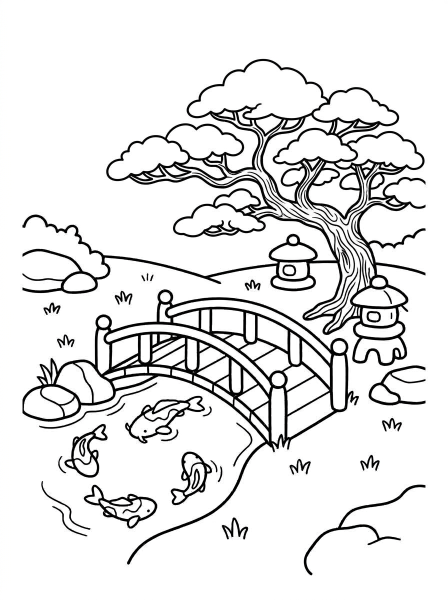
#> input picture assets/colouring/_source/japanese_garden.jpg, 896 x 1200 px, found by its file name (shown at 1/2 size)
$ python trace_colouring_page.py assets/colouring/_source/japanese_garden.jpg japanese_garden
#> lines starting #> are read from the running program, lines starting #| are printed output that depends on the picture; after the words box and inside, x2 and y2 are one past the last pixel; in counts of white or black regions, pixels touching at a corner belong together
# Turns a black-and-white colouring page (a PNG or JPG) into a scene the app
# can fill: every space a closed shape with its own id, plus the picture's
# own lines as one layer drawn on top.
#
# Run:
#   python3 tool/trace_colouring_page.py assets/colouring/_source/japanese_garden.jpg japanese_garden
#
# Writes assets/colouring/<name>.svg, and a preview with every space in a
# random colour to /tmp/<name>_preview.png, for checking by eye.
#
# How it works:
#
# | Step | Why |
# | --- | --- |
# | Enlarge 3x, then split every dot into line or paper | Smooth edges from a small source |
# | Crop to the drawing, and stretch any line that ends near the edge out to it | An artist's lines stop a little short of the edge, and each gap would join the spaces either side. A band round the whole page was tried first and cut the sky into blocks |
# | Join each loose line end to a different line close by, and draw the join | A pond bank that stops a hair short of the bridge post would make pond and grass one space |
# | Thicken the lines a little, for finding spaces only | Seals hairline gaps so one tap does not fill two spaces |
# | Each closed white area is a space | The thing a tap fills |
# | Spaces too small for a pen are joined to their biggest neighbour | A speck of paper in a coloured area looks like a mistake |
# | Every line dot goes to its nearest space | The fill tucks under the lines, so no white rim shows between colour and line |
# | The original lines become one layer, drawn last | The page keeps the artist's own thick and thin lines |
#
# Needs: opencv-python, numpy, scipy, scikit-image.

import os
import random
import sys

import cv2
import numpy as np
from scipy import ndimage
from skimage.morphology import skeletonize

SCALE = 3
THRESHOLD = 150        # darker than this is line
GAP_SEAL = 2           # dots the lines grow by when finding spaces
EDGE_REACH = 40        # source dots: a line ending this near the edge is stretched to it
REACH = 5              # source dots: a loose line end this close to another line is joined to it
MIN_SPACE = 22         # in page units: narrower spaces are joined to a neighbour
SIMPLIFY = 0.8         # dots a traced edge may move when it is tidied
PAGE_WIDTH = 900       # the page's width in scene units


def main(source, name):
#> called with name = 'japanese_garden'
    grey = cv2.imread(source, cv2.IMREAD_GRAYSCALE)
    if grey is None:
        sys.exit(f'cannot read {source}')

    grey = cv2.resize(grey, None, fx=SCALE, fy=SCALE,
                      interpolation=cv2.INTER_CUBIC)
#> grey: shape (3600, 2688)
    lines = grey < THRESHOLD
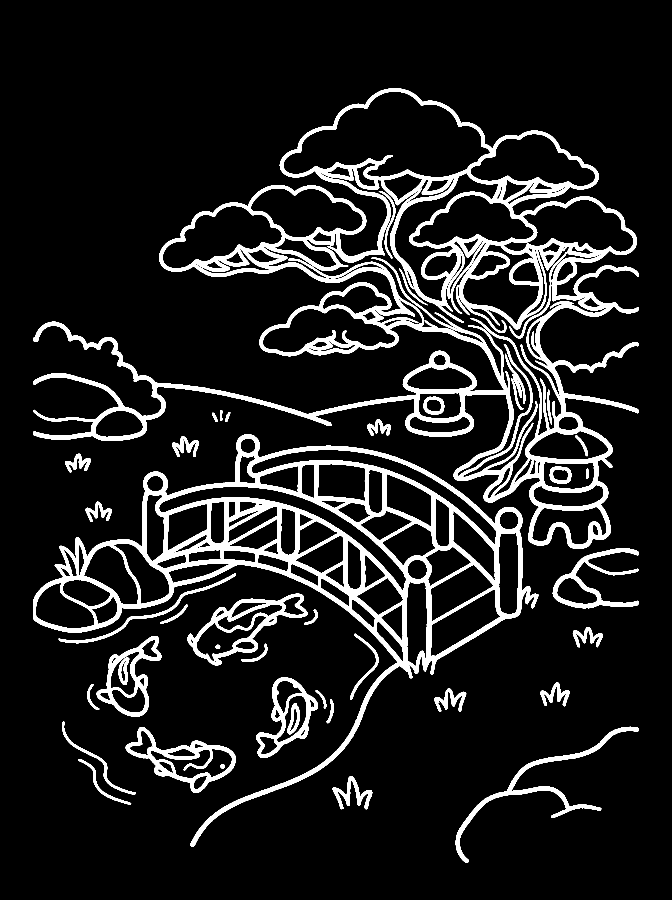
#> lines: shape (3600, 2688) bool (shown at 1/4 size); 10.6% white; 46 white regions, largest, box (x1, y1, x2, y2) and area: (135, 353, 2554, 2196) 497613, (135, 1736, 2154, 3388) 318800, (750, 2375, 1230, 2661) 26152

    # Crop to the drawing, with a little air.
    ys, xs = np.nonzero(lines)
    pad = 0
    top, bottom = max(ys.min() - pad, 0), min(ys.max() + pad, lines.shape[0])
#> top = 353; bottom = 3451
    left, right = max(xs.min() - pad, 0), min(xs.max() + pad, lines.shape[1])
#> left = 135; right = 2553
    lines = lines[top:bottom, left:right]
#> lines: shape (3098, 2418) bool; 13.7% white; 46 white regions, largest, box (x1, y1, x2, y2) and area: (0, 0, 2418, 1843) 497611, (0, 1383, 2019, 3035) 318800, (615, 2022, 1095, 2308) 26152
    h, w = lines.shape
    units = PAGE_WIDTH / w  # scene units per dot

    joins = join_loose_ends(lines)
#> in join_loose_ends, `ends = np.argwhere(skeleton & (neighbours == 1))`: ends = 190 pairs, first value 74 to 3090, second value 1 to 2416
#> in join_loose_ends, `thickness = max(2, int(np.median( ndimage.distance_transform_edt(lines..`: thickness = 14
#> the loop in join_loose_ends, `for y, x in ends:` made 190 passes
#> (y, x, ey, ex, gap, cy in heads_toward, cx in heads_toward, dy in heads_toward) on pass 39: (877, 2416, 877, 2417, 1, 886.4, 2405.1, -9.43)
#> after the loop in join_loose_ends, `for y, x in ends:`:
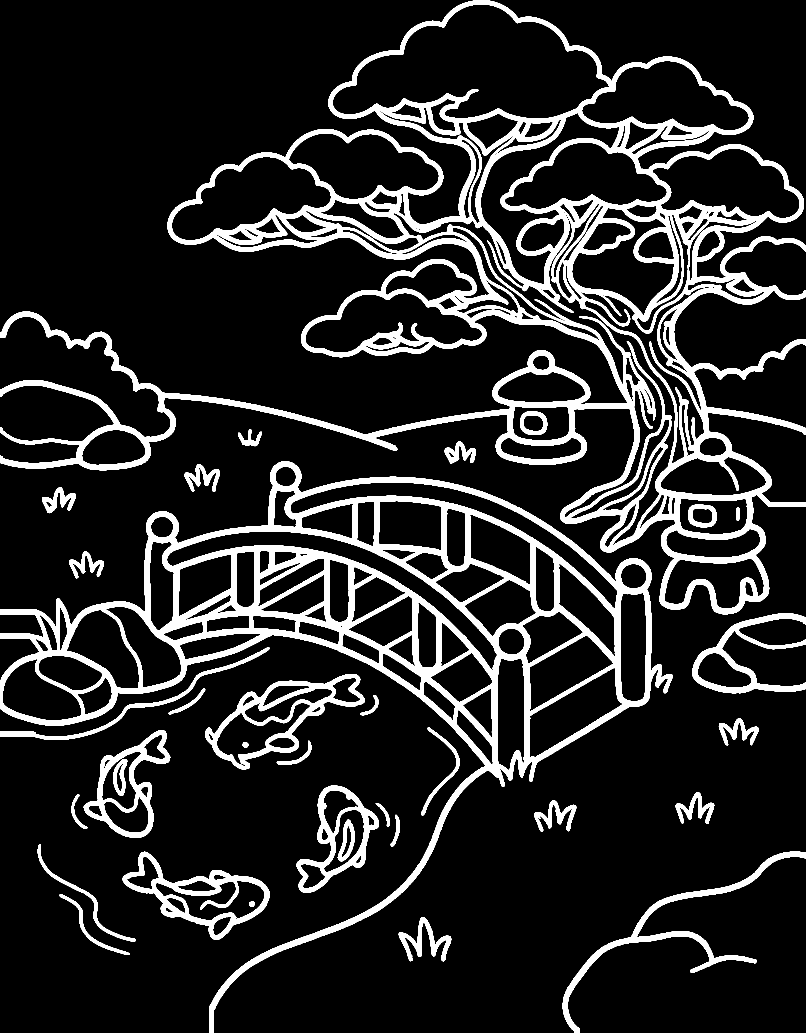
#> lines: shape (3098, 2418) bool (shown at 1/3 size); 13.9% white; 34 white regions, largest, box (x1, y1, x2, y2) and area: (0, 0, 2418, 1843) 521644, (0, 1383, 2019, 3098) 322655, (615, 2022, 1095, 2308) 26152
    print(f'joined {joins} loose line end(s)')
#| joined 67 loose line end(s)

    # Spaces: white areas once the lines are thickened and the page framed.
    sealed = cv2.dilate(lines.astype(np.uint8),
                        np.ones((2 * GAP_SEAL + 1,) * 2, np.uint8)) > 0
#> sealed: shape (3098, 2418) bool; 18.7% white; 33 white regions, largest, box (x1, y1, x2, y2) and area: (0, 0, 2418, 1845) 710508, (0, 1381, 2021, 3098) 416690, (613, 2020, 1097, 2310) 36066
    # The page's own edge closes every space that reaches it.
    sealed[0, :] = sealed[-1, :] = sealed[:, 0] = sealed[:, -1] = True
#> sealed: shape (3098, 2418) bool; 18.8% white; 29 white regions, largest, box (x1, y1, x2, y2) and area: (0, 0, 2418, 3098) 1205564, (613, 2020, 1097, 2310) 36066, (366, 2553, 811, 2821) 32935
    labels, count = ndimage.label(~sealed)
#> labels: shape (3098, 2418) int32; 430 distinct labels, from 0 to 429

    # Join spaces too small to colour into their biggest neighbour.
    min_dots = (MIN_SPACE / units) ** 2
    sizes = ndimage.sum(np.ones_like(labels), labels, range(count + 1))
    for small in [i for i in range(1, count + 1) if sizes[i] < min_dots]:
        mask = labels == small
        ring = cv2.dilate(mask.astype(np.uint8), np.ones((9, 9), np.uint8)) > 0
        around = labels[ring & ~mask]
        around = around[(around > 0) & (sizes[around] >= min_dots)]
        labels[mask] = np.bincount(around).argmax() if around.size else 0
#> this loop made 332 passes
#> small on passes 1 to 3: 5, 6, 7
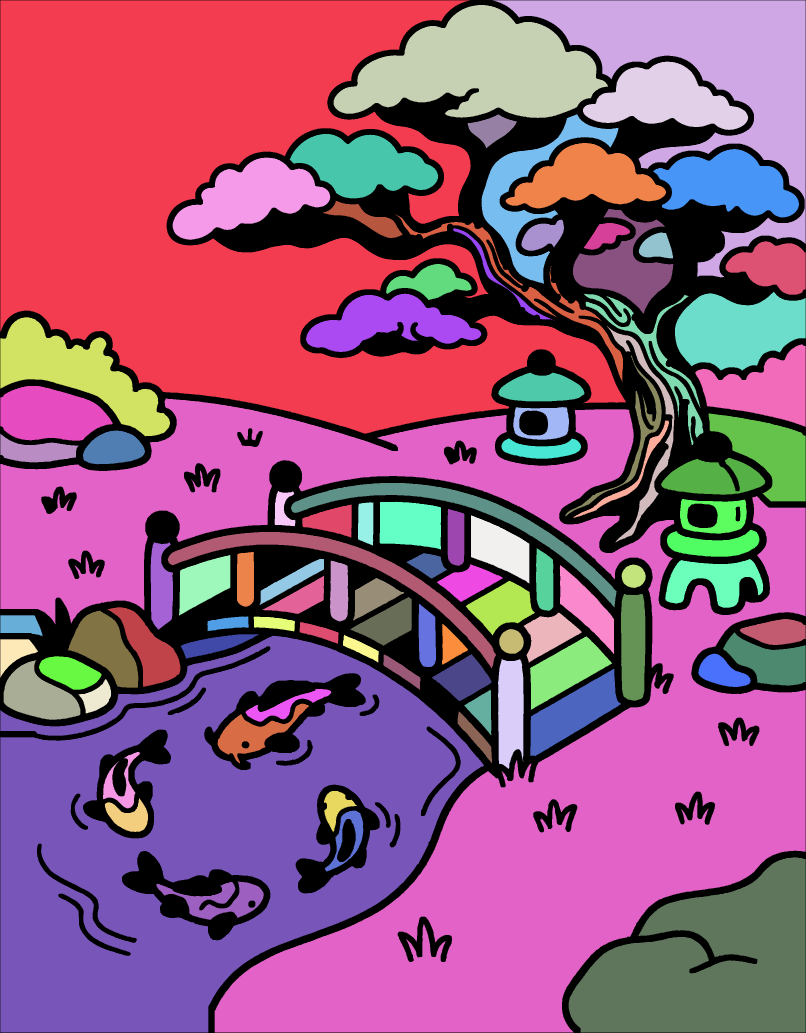
#> labels: shape (3098, 2418) int32 (shown at 1/3 size); 98 distinct labels, from 0 to 424; one colour per label, 0 black

    # Every dot not in a space -- lines, seals, orphans -- goes to its
    # nearest space.
    _, (iy, ix) = ndimage.distance_transform_edt(labels == 0,
                                                 return_indices=True)
#> iy: shape (3098, 2418) int32; 3096 distinct labels, from 1 to 3096
    labels = labels[iy, ix]
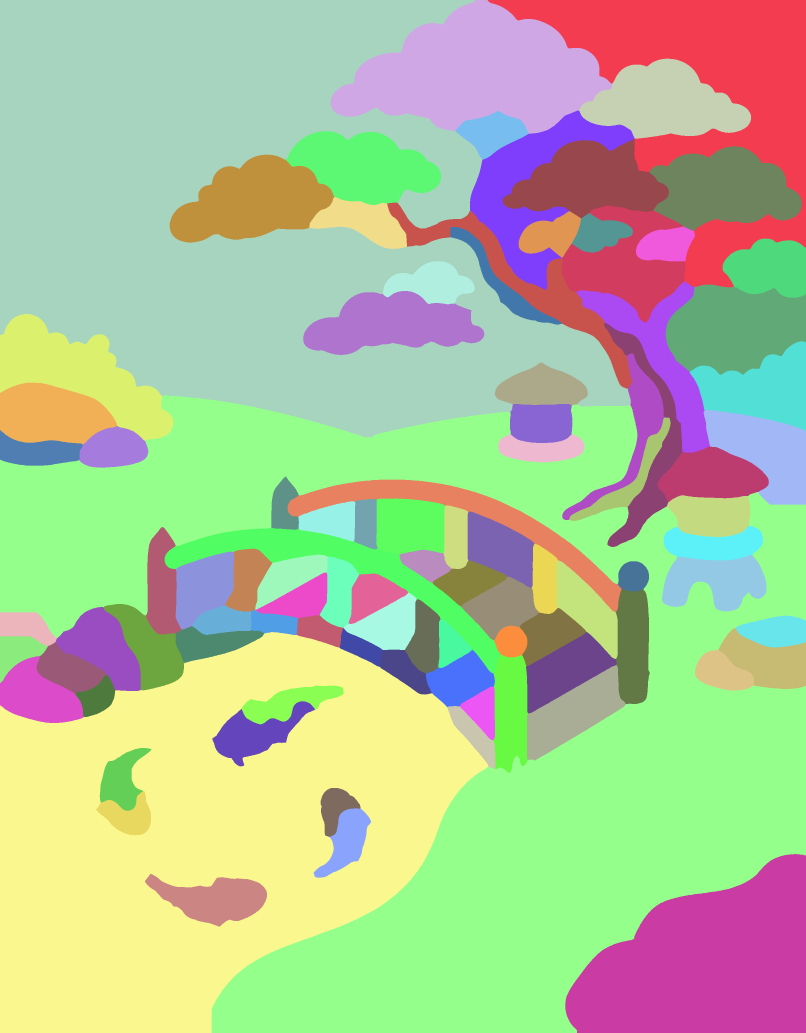
#> labels: shape (3098, 2418) int32 (shown at 1/3 size); 97 distinct labels, from 1 to 424; one colour per label, 0 black

    kept = [i for i in np.unique(labels) if i > 0]
    # Painted biggest first: the order does not matter for spaces that do not
    # overlap, but it keeps the file readable -- the sky comes first.
    kept.sort(key=lambda i: -int((labels == i).sum()))

    paths = []
    for n, i in enumerate(kept, 1):
        d = trace((labels == i).astype(np.uint8), units)
        if d:
            paths.append((f'space-{n}', d))
#> this loop made 97 passes
#> i on passes 1 to 8: 280, 1, 371, 2, 420, 3, 245, 223

    line_d = trace(lines.astype(np.uint8), units)

    vw, vh = PAGE_WIDTH, round(h * units, 1)
    out = os.path.join(os.path.dirname(os.path.abspath(__file__)), '..',
                       'assets', 'colouring', f'{name}.svg')
    with open(out, 'w') as f:
        f.write(f'<svg xmlns="http://www.w3.org/2000/svg" viewBox="0 0 {vw} {vh}" '
                f'fill-rule="evenodd">\n')
        for pid, d in paths:
            f.write(f'  <path id="{pid}" fill="none" stroke="#999" d="{d}"/>\n')
#> this loop made 97 passes
        f.write(f'  <path id="lines" class="lines" fill="#2E2A26" d="{line_d}"/>\n')
        f.write('</svg>\n')

    preview(labels, kept, lines, f'/tmp/{name}_preview.png')
    print(f'{out}: {len(paths)} spaces, page {vw} x {vh}')


def join_loose_ends(lines):
    # A loose end is a point on the line's centre with one neighbour. It is
    # joined to the nearest line dot within REACH that belongs to a different
    # stroke *locally* -- so a grass tuft's blades, which meet at their base,
    # are left alone, and a bank that stops short of a post is closed.
    reach = REACH * SCALE
    skeleton = skeletonize(lines)
    neighbours = cv2.filter2D(skeleton.astype(np.uint8), -1,
                              np.ones((3, 3), np.float32)) - skeleton
    ends = np.argwhere(skeleton & (neighbours == 1))

    # How thick a line is, so a join looks like the lines around it.
    thickness = max(2, int(np.median(
        ndimage.distance_transform_edt(lines)[skeleton]) * 2))

    joins = 0
    h, w = lines.shape
    edge_reach = EDGE_REACH * SCALE
    for y, x in ends:
        # Near the edge: stretch straight out to it.
        gaps = {(0, x): y, (h - 1, x): h - 1 - y, (y, 0): x, (y, w - 1): w - 1 - x}
        (ey, ex), gap = min(gaps.items(), key=lambda kv: kv[1])
        if gap <= edge_reach and heads_toward(skeleton, y, x, ey, ex):
            cv2.line(lines.view(np.uint8), (int(x), int(y)), (int(ex), int(ey)),
                     1, thickness)
            joins += 1
            continue

        y0, y1 = max(y - reach, 0), min(y + reach + 1, h)
        x0, x1 = max(x - reach, 0), min(x + reach + 1, w)
        window = lines[y0:y1, x0:x1]
        local, _ = ndimage.label(window)
        own = local[y - y0, x - x0]
        if own == 0:
            continue
        others = np.argwhere((local > 0) & (local != own))
        if others.size == 0:
            continue
        d = np.hypot(others[:, 0] - (y - y0), others[:, 1] - (x - x0))
        if d.min() > reach:
            continue
        ty, tx = others[d.argmin()]
        cv2.line(lines.view(np.uint8), (int(x), int(y)),
                 (int(tx + x0), int(ty + y0)), 1, thickness)
        joins += 1
    return joins


def heads_toward(skeleton, y, x, ty, tx):
    # Whether the stroke ending at (y, x) is travelling toward (ty, tx). A
    # bump on a closed outline near the edge also looks like a loose end,
    # and stretching it would draw a line nobody drew.
    r = 8 * SCALE
    patch = np.argwhere(skeleton[max(y - r, 0):y + r + 1,
                                 max(x - r, 0):x + r + 1])
    if len(patch) < 3:
        return False
    cy = patch[:, 0].mean() + max(y - r, 0)
    cx = patch[:, 1].mean() + max(x - r, 0)
    dy, dx = y - cy, x - cx
    wy, wx = ty - y, tx - x
    norm = np.hypot(dy, dx) * np.hypot(wy, wx)
    return norm > 0 and (dy * wy + dx * wx) / norm > 0.6


def trace(mask, units):
    contours, _ = cv2.findContours(mask, cv2.RETR_CCOMP,
                                   cv2.CHAIN_APPROX_NONE)
    parts = []
    for c in contours:
        c = cv2.approxPolyDP(c, SIMPLIFY, True)
        if len(c) < 3:
            continue
        pts = [f'{p[0][0] * units:.1f},{p[0][1] * units:.1f}' for p in c]
        parts.append('M' + ' L'.join(pts) + ' Z')
    return ' '.join(parts)


def preview(labels, kept, lines, path):
#> called with path = '/tmp/japanese_garden_preview.png'
    random.seed(1)
    image = np.full(labels.shape + (3,), 255, np.uint8)
#> image: shape (3098, 2418, 3); every value is 255
    for i in kept:
        image[labels == i] = [random.randint(90, 250) for _ in range(3)]
#> this loop made 97 passes
    image[lines] = (38, 42, 46)
    cv2.imwrite(path, cv2.resize(image, None, fx=1 / SCALE, fy=1 / SCALE,
                                 interpolation=cv2.INTER_AREA))
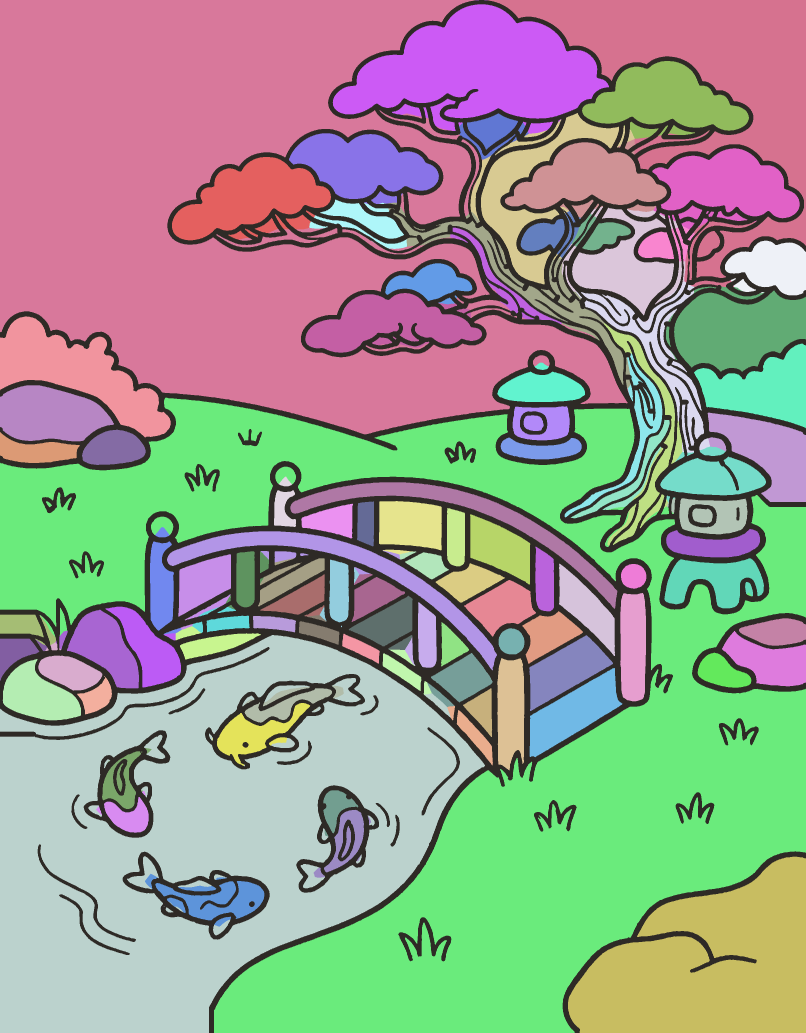
#> saved as japanese_garden_preview.png: shape (1033, 806, 3); mean B, G, R 144.2, 157, 154.7


if __name__ == '__main__':
    main(sys.argv[1], sys.argv[2])
#| tool/../assets/colouring/japanese_garden.svg: 97 spaces, page 900 x 1153.1

$ run again, with assets/colouring/_source/balloons.jpg copied over assets/colouring/_source/japanese_garden.jpg
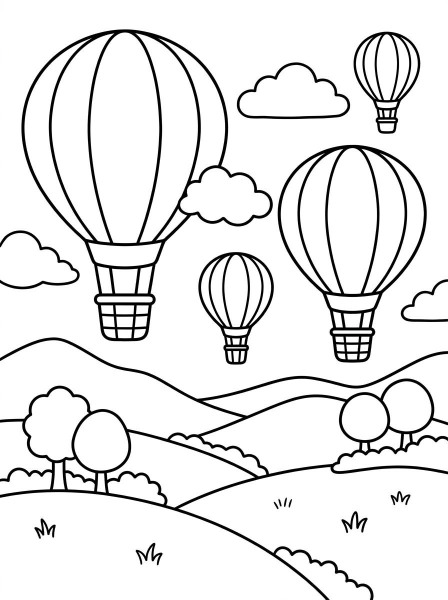
#> input picture assets/colouring/_source/balloons.jpg, 896 x 1200 px, found by its file name (shown at 1/2 size)
#> in main, `lines = grey < THRESHOLD`:
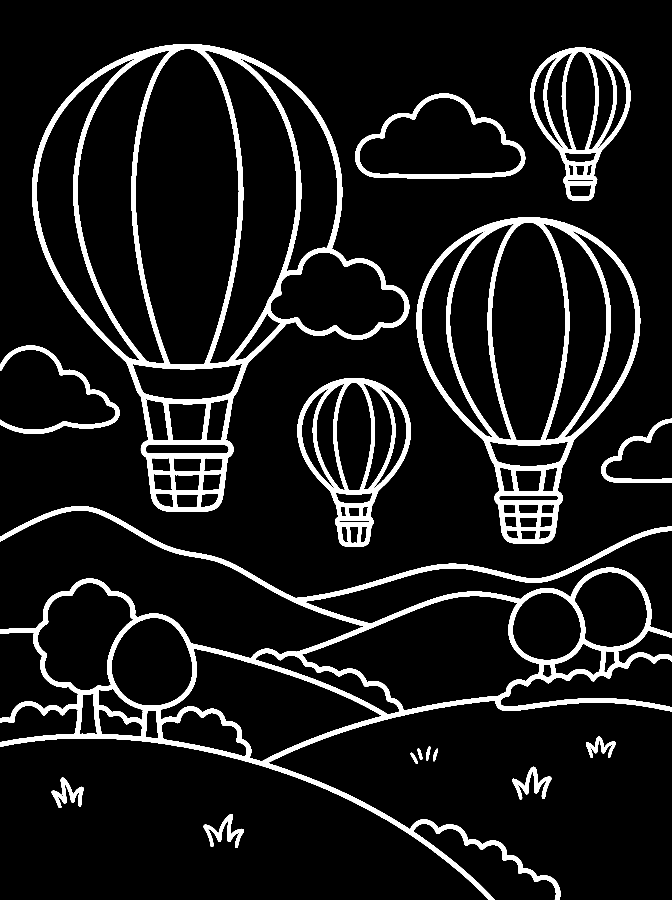
#> lines: shape (3600, 2688) bool (shown at 1/4 size); 9.4% white; 16 white regions, largest, box (x1, y1, x2, y2) and area: (0, 2024, 2688, 3600) 302078, (128, 176, 1637, 2048) 251777, (1666, 869, 2561, 2176) 158171
#> top = 176; bottom = 3599
#> left = 0; right = 2687
#> skeleton: shape (3423, 2687) bool; 0.55% white in thin lines or dots
#> ends = 57 pairs, first value 296 to 3422, second value 0 to 2685
#> thickness = 17
#> the loop in join_loose_ends, `for y, x in ends:` made 57 passes
#> (y, x, ey, ex, gap, cy in heads_toward, cx in heads_toward, dy in heads_toward) on passes 4, 6, 7, 8, 9, 10, 15, 18: (1500, 2685, 1500, 2686, 1, 1507, 2673.3, -7), (1744, 2680, 1744, 2686, 6, 1745.6, 2668, -1.6), (1931, 2685, 1931, 2686, 1, 1937.8, 2673, -6.8), (1987, 1, 1987, 0, 1, 1975.2, 11.55, 11.76), (2351, 6, 2351, 0, 6, 2348.8, 18, 2.24), (2371, 2684, 2371, 2686, 2, 2362.4, 2672.7, 8.56), (2667, 2685, 2667, 2686, 1, 2659.2, 2673.4, 7.77), (2708, 3, 2708, 0, 3, 2703.2, 14.58, 4.85)
#> after the loop in join_loose_ends, `for y, x in ends:`: joins = 10
#| joined 10 loose line end(s)
#> count = 121
#> sizes = 122 values, max 2461497 at index 1, min 1 at index 3, mean 75390.2
#> the loop in main, `for small in [i for i in range(1, count + 1) if sizes[i] < min_dots]:` made 65 passes
#> small on passes 14, 15, 16, 17, 18, 19, 29, 30: 26, 27, 28, 29, 30, 31, 61, 63
#> iy: shape (3423, 2687) int32; 3421 distinct labels, from 1 to 3421
#> kept = 56 values from 1 to 120
#> the loop in main, `for n, i in enumerate(kept, 1):` made 56 passes
#> i on passes 1 to 8: 1, 117, 112, 2, 85, 100, 5, 4
#> after the loop in main, `for n, i in enumerate(kept, 1):`: paths = 56 items
#> the loop in main, `for pid, d in paths:` made 56 passes
#> pid on passes 1 to 8: 'space-1', 'space-2', 'space-3', 'space-4', 'space-5', 'space-6', 'space-7', 'space-8'
#> the loop in preview, `for i in kept:` made 56 passes
#> in preview, `cv2.imwrite(path, cv2.resize(image, None, fx=1 / SCALE, fy=1 / SCALE, ..`:
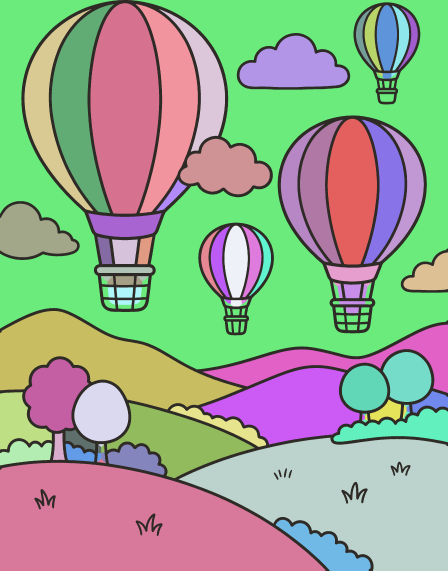
#> saved as japanese_garden_preview.png: shape (1141, 896, 3) (shown at 1/2 size); mean B, G, R 143.5, 167, 153
#| tool/../assets/colouring/japanese_garden.svg: 56 spaces, page 900 x 1146.5
